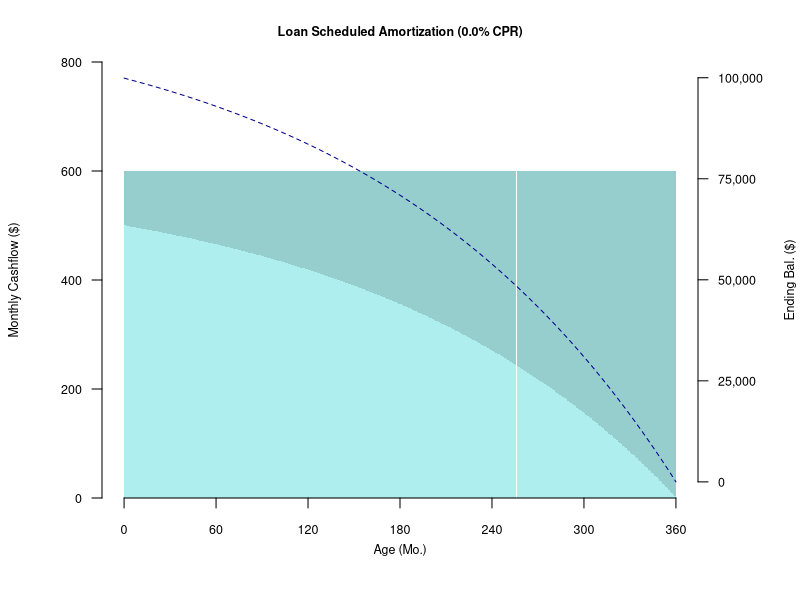
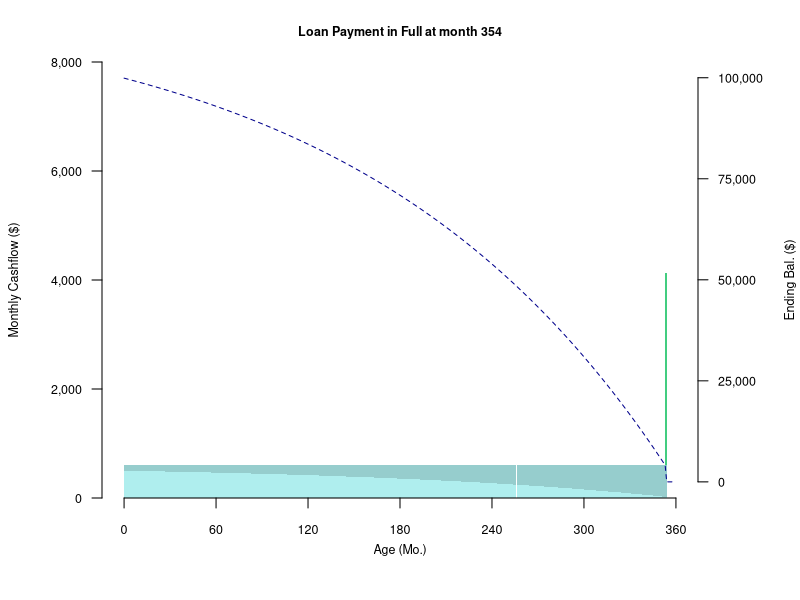
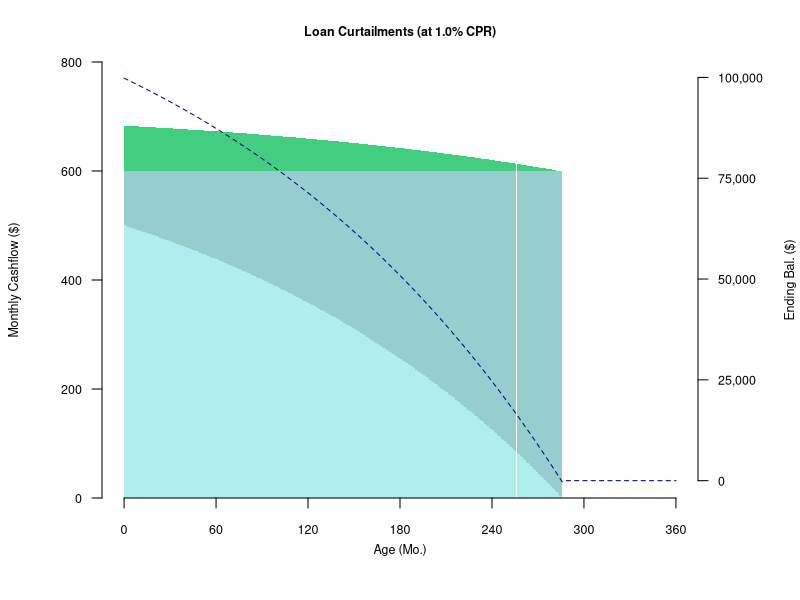
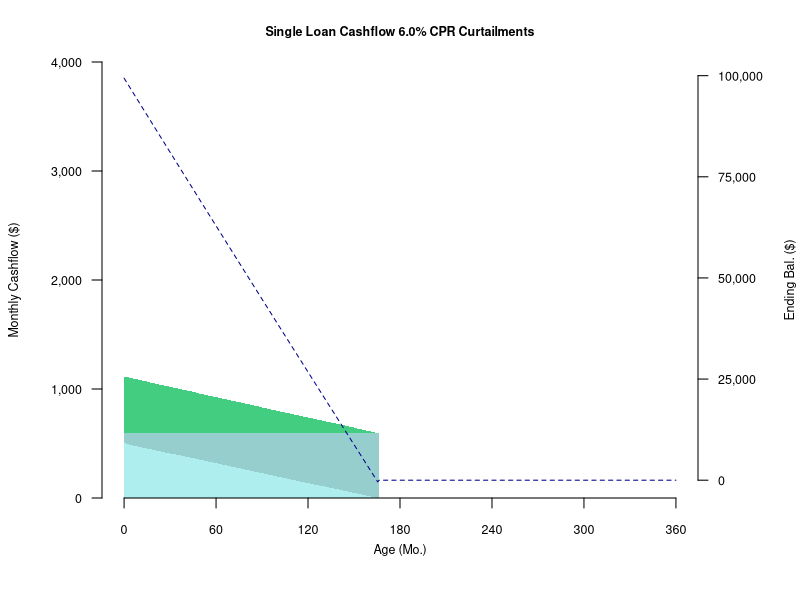
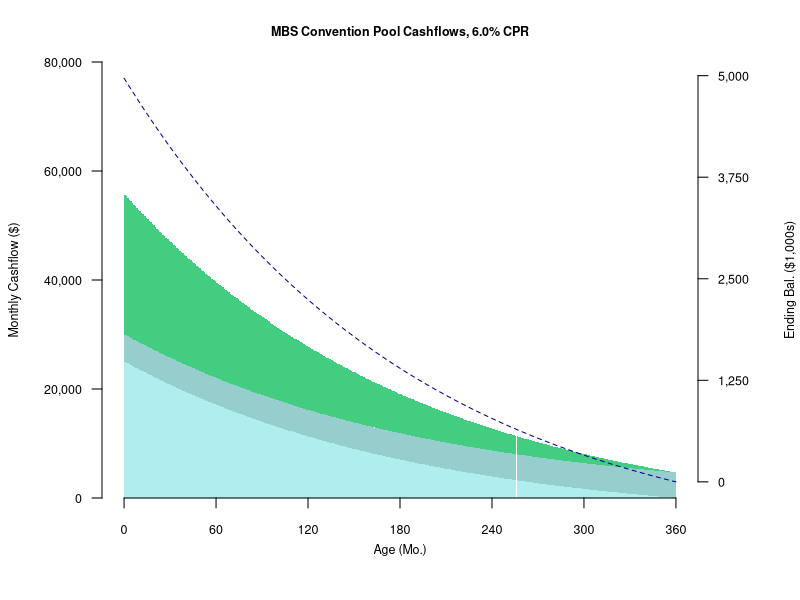
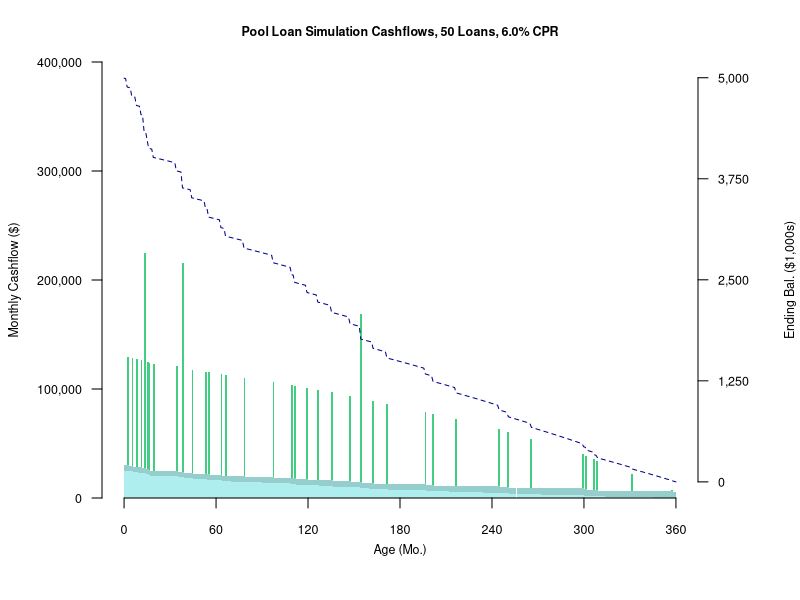
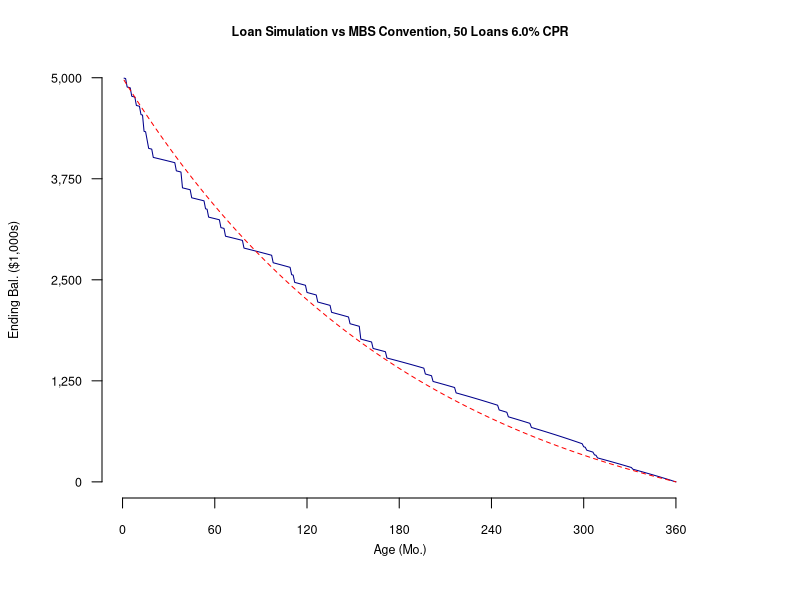

The R source for these figures, in order:
## ---- chunk 1
library(dplyr)
library(data.table)
knitr::opts_chunk$set(echo = FALSE,fig.width=6,fig.height=3,dpi=300)
sched.prin.col<-"paleturquoise3"
int.col<-"paleturquoise"
unsched.prin.col<-"seagreen3"
ebal.col<-"darkblue"
ebal2.col<-"red"
cex.size<-0.75
## ---- chunk 2
orig.term<-360
note.rate<-0.06
orig.bal<-100000
scalar.cpr<-0.06 
cpr<-replicate(orig.term,scalar.cpr)
# parameter string equivalents
scalar.smm<-1-(1-scalar.cpr)^(1/12)
note.rate.str<-sprintf("%5.2f%%",note.rate*100)
orig.bal.str<-prettyNum(orig.bal,big.mark=",", scientific=FALSE)

scalar.cpr.str<-sprintf("%5.2f%%",scalar.cpr*100)
scalar.smm.str<-sprintf("%5.2f%%",scalar.smm*100)
## ---- chunk 3
loan.count<-50
## ---- chunk 4
# level.pay.calc()
# returns level (scheduled) payment given term to maturity and note.rate
level.pay.calc<-function(rem.term,monthly.rate)
{
  monthly.payment<-(monthly.rate*(1+monthly.rate)^rem.term)/((1+monthly.rate)^rem.term-1)
  return(monthly.payment)
}# level.pay.calc()
## ---- chunk 5
# amortize single loan incorporating prepayments
# CPR == 1 signifies paid-in-full
# 0 < CPR < 1 are curtailments
amort.loan.cf<-function(orig.term,note.rate,orig.bal,cpr=c(NA))
{
  monthly.rate<-note.rate/12
  if(is.na(cpr[1])){
    smm<-replicate(orig.term,0)
  } else {
    smm<-1-(1-cpr)^(1/12)
  }
  level.pay<-level.pay.calc(orig.term,monthly.rate)*orig.bal
  # initialize data.table for output
  cf<-data.table(mon=1:orig.term)
  cf[1,bbal:=orig.bal]
  cf[,int:=0]
  cf[,sched.prin:=0]
  cf[,unsched.prin:=0]
  cf[,prin:=0]
  cf[,eschedbal:=0]
  cf[,ebal:=0]
  # begin amortization
  mo.bbal<-orig.bal
  mo.unsched.prin<-0
  for(m in 1:orig.term){
    mo.int<-mo.bbal * monthly.rate        # pay interest first
    mo.sched.prin<-level.pay - mo.int     # remainder of payment is sched prin
    mo.eschedbal<-mo.bbal - mo.sched.prin # balance after sched prin is sched bal
    mo.unsched.prin<-mo.eschedbal*smm[m]  # unsched prin is % of sched bal
    mo.prin<-mo.sched.prin + mo.unsched.prin # total prin is sched + unsched prin
    mo.ebal<-mo.bbal - mo.prin            # ending actual balance
    # copy results to data.matrix, rounding to $0.01
    cf[m,bbal:=round(mo.bbal,2)]
    cf[m,int:=round(mo.int,2)]
    cf[m,sched.prin:=round(mo.sched.prin,2)]
    cf[m,unsched.prin:=round(mo.unsched.prin,2)]
    cf[m,prin:=round(mo.prin,2)]
    cf[m,eschedbal:=round(mo.eschedbal,2)]
    cf[m,ebal:=round(mo.ebal,2)]
    if(mo.ebal<=0.005) break
    mo.bbal<-mo.ebal # for next month
  }
  return (cf)
} # amort.loan.cf()
## ---- chunk 6
# amort.pool.cf()
# Amortize loan pool using MBS convention
# which models prepayments as continuous
# and pool as consisting of many loans of 0.01 each
# CPR in a given month represents the % of loans that PAY IN FULL that month
# there is no provision for curtailments
amort.pool.cf<-function(orig.term,note.rate,orig.bal,cpr=c(NA))
{
  monthly.rate<-note.rate/12
  if(is.na(cpr[1])){
    smm<-replicate(orig.term,0)
  } else {
    smm<-1-(1-cpr)^(1/12)
  }
  # initialize data.table for output
  cf<-data.table(mon=1:orig.term)
  cf[1,bbal:=orig.bal]
  cf[,int:=0]
  cf[,sched.prin:=0]
  cf[,unsched.prin:=0]
  cf[,prin:=0]
  cf[,eschedbal:=0]
  cf[,ebal:=0]
  mo.bbal<-orig.bal
  mo.unsched.prin<-0
  for(m in 1:orig.term){
    level.pay<-level.pay.calc(orig.term+1-m,monthly.rate)*mo.bbal  # recalc level pay based on act bal
    mo.int<-mo.bbal * monthly.rate          # pay interest first
    mo.sched.prin<-level.pay - mo.int       # remainder is sched prin
    mo.eschedbal<-mo.bbal - mo.sched.prin   # bal after sched prin is sched bal
    mo.unsched.prin<-mo.eschedbal*smm[m]    # unsched prin is % of sched bal
    mo.prin<-mo.sched.prin + mo.unsched.prin # total prin = sched + unsched prin
    mo.ebal<-mo.bbal - mo.prin              # actual bal
    # copy results to data.matrix, rounding to $0.01
    cf[m,bbal:=round(mo.bbal,2)]
    cf[m,int:=round(mo.int,2)]
    cf[m,sched.prin:=round(mo.sched.prin,2)]
    cf[m,unsched.prin:=round(mo.unsched.prin,2)]
    cf[m,prin:=round(mo.prin,2)]
    cf[m,eschedbal:=round(mo.eschedbal,2)]
    cf[m,ebal:=round(mo.ebal,2)]
    if(mo.ebal<0.005) break               # half-cent tolerance
    mo.bbal<-mo.ebal # for next month
  }
  return (cf)
} # amort.pool.cf
## ---- chunk 7
# convenience function to find aesthetic max, where significant is divisible by 4
scale.axis.max<-function(val,divisions=4){
  power.floor<-floor(log(val,10))
  power.ceil<-ceiling(log(val,10))
  if (val/10^power.ceil > 0.7){
    return (10^power.ceil)
  }
  return (ceiling(val/10^power.floor/divisions)*divisions*10^power.floor)
} # scale.axis.max()
## ---- chunk 8
# plot.cfs() plot cashflows
#
plot.cfs<-function(cf,title){
  par(mar=c(bottom=5, left=5, top=3, right=5) + 0.1) # bot, left, top, right in lines
  maxy<-scale.axis.max(max(cf$int+cf$sched.prin+cf$unsched.prin))
  displ.y<-maxy
  suff.y<-"($)"
  if(maxy>1000*1000){
    displ.y<-maxy/1000
    suff.y<-"($1,000s)"
  }
  cfm<-as.matrix(cf[,c("int","sched.prin","unsched.prin")])
  rownames(cfm)<-cf$mon
  cfmt<-t(cfm) # transpose
  barplot(cfmt,border=NA,col=c(int.col,sched.prin.col,unsched.prin.col),space=c(0,0),
          ylim=c(0,maxy),
          cex.main=cex.size, 
          xaxt="n",yaxt="n",xlab="",ylab="",main=title)
  axis(1, at = seq(0, orig.term, 12*5),cex.axis=cex.size)
  axis(2, at = seq(0, maxy, maxy/4),
       prettyNum(seq(0, displ.y, displ.y/4),big.mark=",", scientific=FALSE),las=1,cex.axis=cex.size)
  
  maxy2<-max(cf[!is.na(cf$bbal)]$bbal)

  displ.y2<-maxy2
  suff.y2<-"($)"
  if(maxy2>1000*1000){
    displ.y2<-maxy2/1000
    suff.y2<-"($1,000s)"
  }
  
  par(new=TRUE)     # new plot on same canvas, for ending balance
  plot(cf$mon,cf$ebal,type="l",col=ebal.col,xlab="", lty=2, ylab="",xaxt="n",yaxt="n",axes=FALSE,
          cex.main=cex.size ## cex.axis=cex.size,cex.lab=cex.size
  )
  axis(4, at = seq(0, maxy2, maxy2/4),
     prettyNum(seq(0, displ.y2, displ.y2/4),big.mark=",", scientific=FALSE),las=1,cex.axis=cex.size)
  
  mtext("Age (Mo.)",side=1,line=2.0,cex=cex.size) 
  mtext(paste("Monthly Cashflow",suff.y),side=2,line=4.0,cex=cex.size) 
  mtext(paste("Ending Bal.",suff.y2),side=4,line=4.0,cex=cex.size) 
  legend(x="bottom", xpd=TRUE,inset = c(0, -0.65),horiz=TRUE,cex=cex.size,
         legend=c("Interest","Sched.Prin.","Unsched.Prin.","Ending Balance"),
         lty=c(1,1,1,2),
         col=c(NA,NA,NA,ebal.col),
         fill=c(int.col,sched.prin.col,unsched.prin.col,NA),border=NA,
         bty="n"
         )
} # plot.cfs()
## ---- chunk 9
plot.comp.bals<-function(cf,cf2,title){
  par(mar=c(bottom=5, left=5, top=3, right=5) + 0.1) # bot, left, top, right in lines
  
  maxy2<-max(cf[!is.na(cf$bbal)]$bbal)

  maxy<-max(cf[!is.na(cf$bbal)]$bbal,cf2[!is.na(cf2$bbal)]$bbal)
  displ.y<-maxy
  suff.y<-"($)"
  if(maxy>1000*1000){
    displ.y<-maxy/1000
    suff.y<-"($1,000s)"
  }

  plot(cf$mon,cf$ebal,type="l",col=ebal.col,main=title,
       xlab="", ylab="",xaxt="n",yaxt="n",axes=FALSE,
       cex.main=cex.size) 
  lines(cf2$mon,cf2$ebal,lty=2,col=ebal2.col) # dashed
  axis(1, at = seq(0, orig.term, 12*5),cex.axis=cex.size)
  axis(2, at = seq(0, maxy, maxy/4),
       prettyNum(seq(0, displ.y, displ.y/4),big.mark=",", scientific=FALSE),las=1,cex.axis=cex.size)

  mtext("Age (Mo.)",side=1,line=2.0,cex=cex.size) 
  mtext(paste("Ending Bal.",suff.y),side=2,line=4.0,cex=cex.size) 
  legend(x="bottom", xpd=TRUE,inset = c(0, -0.65),horiz=TRUE,cex=cex.size,
         legend=c("Loan Simulation","MBS Convention"),
         lty=c(1,2),
         col=c(ebal.col,ebal2.col),
         bty="n"
         )
} # plot.comp.bals()
## ---- chunk 10
cpr.eg<-0
cprsingle<-replicate(orig.term,cpr.eg)
cfloan<-amort.loan.cf(orig.term,note.rate,orig.bal,cprsingle)
title<-sprintf("Loan Scheduled Amortization (%3.1f%% CPR)",cpr.eg*100)
plot.cfs(cfloan,title)
## ---- chunk 11
pif.mon<-354
cprsingle<-replicate(orig.term,0)
cprsingle[pif.mon]<-1.0
cfloan<-amort.loan.cf(orig.term,note.rate,orig.bal,cprsingle)
title<-sprintf("Loan Payment in Full at month %3d",pif.mon)
plot.cfs(cfloan,title)
## ---- chunk 12
cpr.eg<-0.01
cprsingle<-replicate(orig.term,cpr.eg)
cfloan<-amort.loan.cf(orig.term,note.rate,orig.bal,cprsingle)
title<-sprintf("Loan Curtailments (at %3.1f%% CPR)",cpr.eg*100)
plot.cfs(cfloan,title)
## ---- chunk 13

cf1<-amort.loan.cf(orig.term,note.rate,orig.bal,cpr)
title<-sprintf("Single Loan Cashflow %3.1f%% CPR Curtailments",scalar.cpr*100)
plot.cfs(cf1,title)
## ---- chunk 14
pool.orig.bal<-orig.bal*loan.count
cf2<-amort.pool.cf(orig.term,note.rate,pool.orig.bal,cpr)

title<-sprintf("MBS Convention Pool Cashflows, %3.1f%% CPR",scalar.cpr*100)
plot.cfs(cf2,title)

## ---- chunk 15
set.seed(666)

cpr<-replicate(orig.term,scalar.cpr)
smm<-1-(1-cpr)^(1/12)

for(loan.no in 1:loan.count){
  pifcpr<-runif(n=orig.term)  # uniformly distributed random
  pifcpr<-(pifcpr<smm)*1      # interpret smm as a probability
  cf1<-amort.loan.cf(orig.term,note.rate,orig.bal,pifcpr)
  # accumulate individual loan cashflows to the pool level
  if(loan.no==1){
    accum_cf<-cf1
  } else {
    accum_cf<-accum_cf+cf1
  }
}
accum_cf$mon<-accum_cf$mon/loan.count
## ---- chunk 16
title<-sprintf("Pool Loan Simulation Cashflows, %d Loans, %3.1f%% CPR",loan.count,scalar.cpr*100)
plot.cfs(accum_cf,title)
## ---- chunk 17
title<-sprintf("Loan Simulation vs MBS Convention, %d Loans %3.1f%% CPR",
               loan.count,scalar.cpr*100)
plot.comp.bals(accum_cf,cf2,title)

